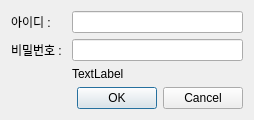
<?xml version="1.0" encoding="UTF-8"?>
<ui version="4.0">
 <class>LoginDialog</class>
 <widget class="QDialog" name="LoginDialog">
  <property name="geometry">
   <rect>
    <x>0</x>
    <y>0</y>
    <width>254</width>
    <height>119</height>
   </rect>
  </property>
  <property name="windowTitle">
   <string>로그인 정보</string>
  </property>
  <layout class="QVBoxLayout" name="verticalLayout">
   <item>
    <layout class="QGridLayout" name="gridLayout">
     <item row="0" column="0">
      <widget class="QLabel" name="label">
       <property name="text">
        <string>아이디 : </string>
       </property>
      </widget>
     </item>
     <item row="2" column="0">
      <widget class="QLabel" name="label_2">
       <property name="text">
        <string>비밀번호 : </string>
       </property>
      </widget>
     </item>
     <item row="3" column="1">
      <widget class="QLabel" name="lbTimer">
       <property name="text">
        <string>TextLabel</string>
       </property>
      </widget>
     </item>
     <item row="0" column="1">
      <widget class="QLineEdit" name="leID"/>
     </item>
     <item row="2" column="1">
      <widget class="QLineEdit" name="lePassword"/>
     </item>
     <item row="4" column="1">
      <spacer name="verticalSpacer">
       <property name="orientation">
        <enum>Qt::Vertical</enum>
       </property>
       <property name="sizeHint" stdset="0">
        <size>
         <width>20</width>
         <height>40</height>
        </size>
       </property>
      </spacer>
     </item>
    </layout>
   </item>
   <item>
    <widget class="QDialogButtonBox" name="buttonBox">
     <property name="orientation">
      <enum>Qt::Horizontal</enum>
     </property>
     <property name="standardButtons">
      <set>QDialogButtonBox::Cancel|QDialogButtonBox::Ok</set>
     </property>
    </widget>
   </item>
  </layout>
 </widget>
 <resources/>
 <connections>
  <connection>
   <sender>buttonBox</sender>
   <signal>accepted()</signal>
   <receiver>LoginDialog</receiver>
   <slot>accept()</slot>
   <hints>
    <hint type="sourcelabel">
     <x>248</x>
     <y>254</y>
    </hint>
    <hint type="destinationlabel">
     <x>157</x>
     <y>274</y>
    </hint>
   </hints>
  </connection>
  <connection>
   <sender>buttonBox</sender>
   <signal>rejected()</signal>
   <receiver>LoginDialog</receiver>
   <slot>reject()</slot>
   <hints>
    <hint type="sourcelabel">
     <x>316</x>
     <y>260</y>
    </hint>
    <hint type="destinationlabel">
     <x>286</x>
     <y>274</y>
    </hint>
   </hints>
  </connection>
 </connections>
</ui>
